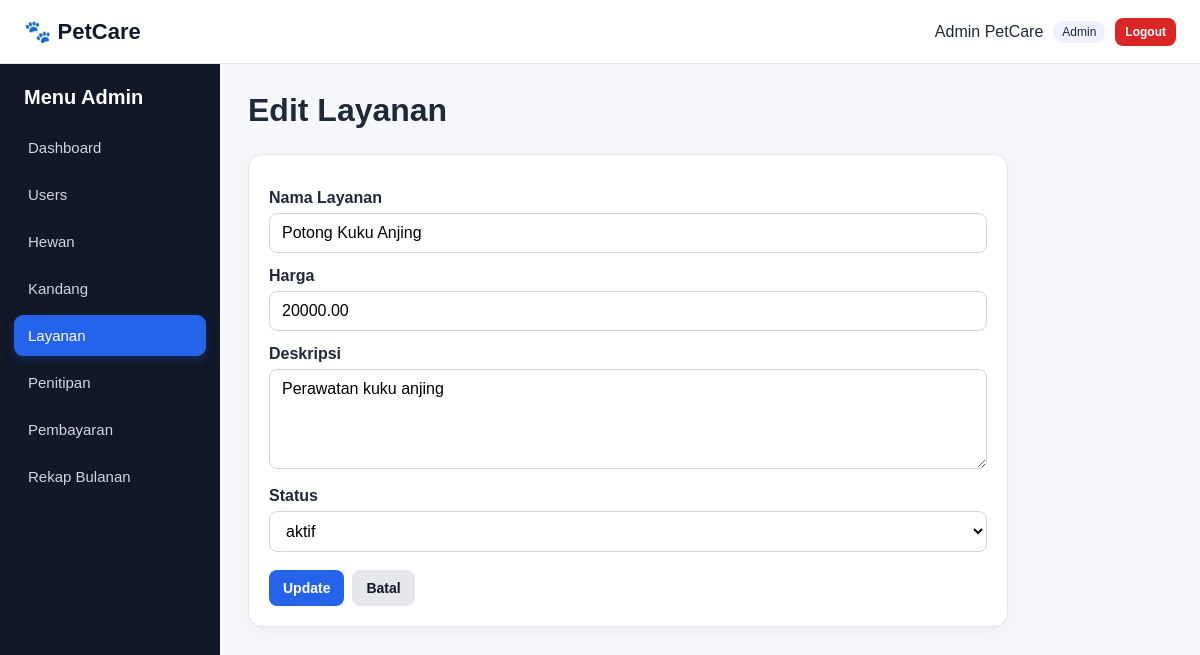
/admin/layanan/edit.php?id=5 (signed in), run on the app's committed database.
### tables this page shows
CREATE TABLE `layanan` (
  `id_layanan` int(11) NOT NULL,
  `nama_layanan` varchar(100) NOT NULL,
  `harga` decimal(12,2) NOT NULL,
  `deskripsi` text DEFAULT NULL,
  `status` enum('aktif','nonaktif') NOT NULL DEFAULT 'aktif'
);

### includes/auth.php (called while the page is built, shortened)
<?php
function e(?string $value): string
{
    return htmlspecialchars($value ?? '', ENT_QUOTES, 'UTF-8');
}

### admin/layanan/edit.php (the view, shortened to what this page needs)
<?php
require_once '../../config/koneksi.php';
require_once '../../includes/auth.php';
$id=(int)($_GET['id']??0);$s=$pdo->prepare("SELECT * FROM layanan WHERE id_layanan=?");$s->execute([$id]);$data=$s->fetch();if(!$data)exit('Layanan tidak ditemukan.');
$title='Edit Layanan';$error='';
include '../../includes/header.php';?>
<div class="page-head"><h1>Edit Layanan</h1></div><div class="card form-card"><?php if($error):?><div class="alert alert-danger"><?=e($error)?></div><?php endif;?><form method="post">
<label>Nama Layanan</label><input name="nama_layanan" value="<?=e($data['nama_layanan'])?>" required>
<label>Harga</label><input type="number" name="harga" min="0" step="0.01" value="<?=e((string)$data['harga'])?>" required>
<label>Deskripsi</label><textarea name="deskripsi"><?=e($data['deskripsi'])?></textarea>
<label>Status</label><select name="status"><?php foreach(['aktif','nonaktif'] as $st):?><option value="<?=$st?>" <?=$data['status']===$st?'selected':''?>><?=$st?></option><?php endforeach;?></select>
<div class="form-actions"><button class="btn btn-primary">Update</button><a class="btn btn-secondary" href="index.php">Batal</a></div></form></div>
<?php include '../../includes/footer.php';?>

### assets/css/style.css (style rules this page uses)
* { box-sizing: border-box; }
body { margin: 0; font-family: Arial, Helvetica, sans-serif; background: #f5f7fb; color: #1f2937; }
.page-head { display: flex; justify-content: space-between; align-items: center; gap: 16px; margin-bottom: 20px; }
.page-head h1 { margin: 0 0 5px; }
.card { background: #fff; border: 1px solid #e5e7eb; border-radius: 14px; padding: 20px; box-shadow: 0 4px 18px rgba(15, 23, 42, 0.04); margin-bottom: 20px; }
.form-card { max-width: 760px; }
.form-card label { display: block; margin: 14px 0 6px; font-weight: 600; }
.form-card input, .form-card select, .form-card textarea { width: 100%; padding: 10px 12px; border: 1px solid #d1d5db; border-radius: 8px; font: inherit; background: #fff; }
.form-card textarea { min-height: 100px; resize: vertical; }
.form-actions { display: flex; gap: 8px; margin-top: 18px; }
.btn { display: inline-block; border: 0; border-radius: 8px; padding: 10px 14px; text-decoration: none; cursor: pointer; font-weight: 600; font-size: 14px; }
.btn-primary { background: #2563eb; color: #fff; }
.btn-secondary { background: #e5e7eb; color: #111827; }

### data on the page
layanan: nama_layanan "Potong Kuku Anjing", harga "20000.00", deskripsi "Perawatan kuku anjing", status "aktif"

### other printed values
$_SESSION['user']['nama'] "Admin PetCare"
$_SESSION['user']['role'] "Admin"
